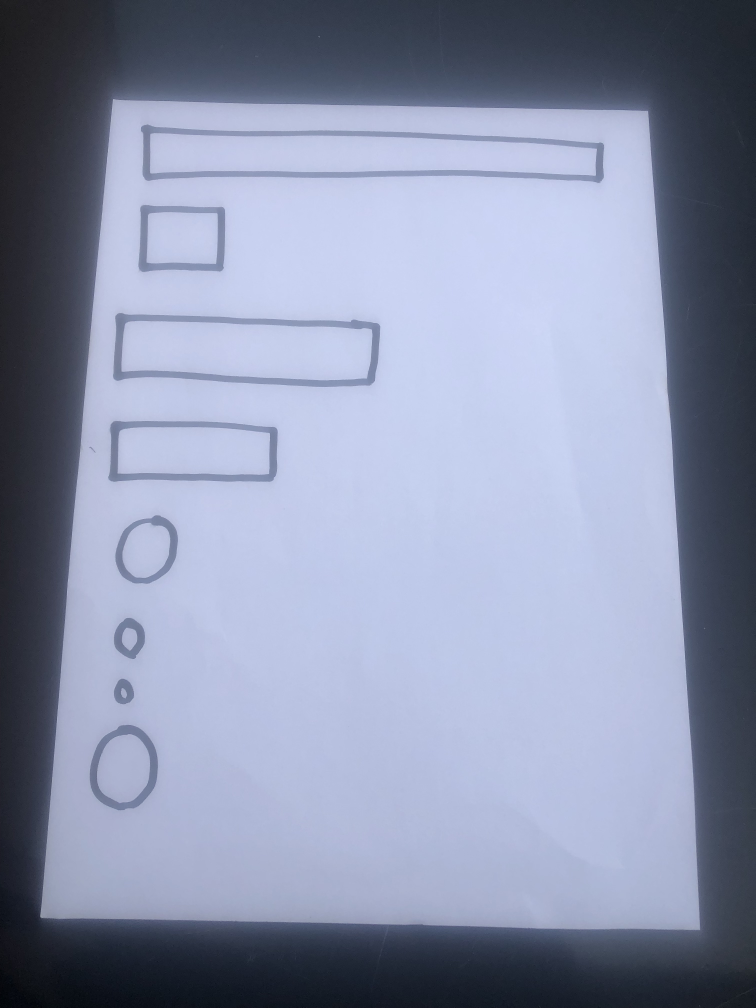
#> input picture Test Images/test_img_11.jpg, 3024 x 4032 px (shown at 1/4 size)
$ python main.py --image 'Test Images/test_img_11.jpg' --output_filename out.png
#> lines starting #> are read from the running program, lines starting #| are printed output that depends on the picture; after the words box and inside, x2 and y2 are one past the last pixel; in counts of white or black regions, pixels touching at a corner belong together
#> further down, image is the input picture: shape (4032, 3024, 3); mean B, G, R 170, 145.3, 137.5
### functions.py
import cv2, imutils, math, logging
import numpy as np


logging.basicConfig(level=logging.WARNING)

"""
By Dr. Adrian Rosebrock

See implementation details here: https://pyimagesearch.com/2014/08/25/4-point-opencv-getperspective-transform-example/
"""

def order_points(pts):
	# initialzie a list of coordinates that will be ordered
	# such that the first entry in the list is the top-left,
	# the second entry is the top-right, the third is the
	# bottom-right, and the fourth is the bottom-left
	rect = np.zeros((4, 2), dtype = "float32")
	# the top-left point will have the smallest sum, whereas
	# the bottom-right point will have the largest sum
	s = pts.sum(axis = 1)
	rect[0] = pts[np.argmin(s)]
	rect[2] = pts[np.argmax(s)]
	# now, compute the difference between the points, the
	# top-right point will have the smallest difference,
	# whereas the bottom-left will have the largest difference
	diff = np.diff(pts, axis = 1)
	rect[1] = pts[np.argmin(diff)]
	rect[3] = pts[np.argmax(diff)]
	# return the ordered coordinates
	return rect

def four_point_transform(image, pts):
	# obtain a consistent order of the points and unpack them
	# individually
	rect = order_points(pts)
	(tl, tr, br, bl) = rect
	# compute the width of the new image, which will be the
	# maximum distance between bottom-right and bottom-left
	# x-coordiates or the top-right and top-left x-coordinates
	widthA = np.sqrt(((br[0] - bl[0]) ** 2) + ((br[1] - bl[1]) ** 2))
	widthB = np.sqrt(((tr[0] - tl[0]) ** 2) + ((tr[1] - tl[1]) ** 2))
	maxWidth = max(int(widthA), int(widthB))
	# compute the height of the new image, which will be the
	# maximum distance between the top-right and bottom-right
	# y-coordinates or the top-left and bottom-left y-coordinates
	heightA = np.sqrt(((tr[0] - br[0]) ** 2) + ((tr[1] - br[1]) ** 2))
	heightB = np.sqrt(((tl[0] - bl[0]) ** 2) + ((tl[1] - bl[1]) ** 2))
	maxHeight = max(int(heightA), int(heightB))
	# now that we have the dimensions of the new image, construct
	# the set of destination points to obtain a "birds eye view",
	# (i.e. top-down view) of the image, again specifying points
	# in the top-left, top-right, bottom-right, and bottom-left
	# order
	dst = np.array([
		[0, 0],
		[maxWidth - 1, 0],
		[maxWidth - 1, maxHeight - 1],
		[0, maxHeight - 1]], dtype = "float32")
	# compute the perspective transform matrix and then apply it
	M = cv2.getPerspectiveTransform(rect, dst)
	warped = cv2.warpPerspective(image, M, (maxWidth, maxHeight))
	# return the warped image
	return warped

def nothing(x):
    pass


def get_top_down_view(image, show_output=True):
#> called with show_output = True
    outline = None
    original_image = image.copy()
    ratio = image.shape[0] / 500.0 # maintain aspect ratio for further processing
     # keep a copy of the original image
    image = imutils.resize(image, height = 500) # resize image to have a height of 500px
#> image: shape (500, 375, 3)

    gray = cv2.cvtColor(image, cv2.COLOR_BGR2GRAY)
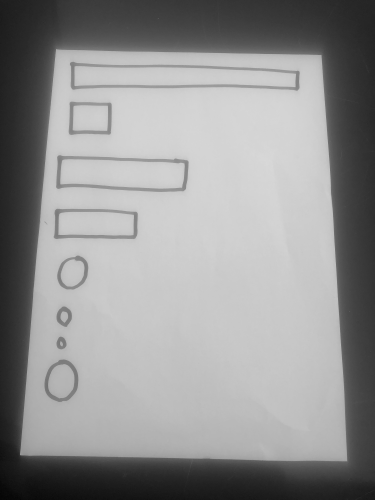
#> gray: shape (500, 375); min 5, max 216, mean 145.8
    gray = cv2.GaussianBlur(gray, (5, 5), 0) # applying a gaussian blur with a 5 x 5 kernel window to remove high freq noise from image to better detect edges
    # for more info on gaussian blur, see here: https://pyimagesearch.com/2021/04/28/opencv-smoothing-and-blurring/

    edged = cv2.Canny(gray, 75, 200)
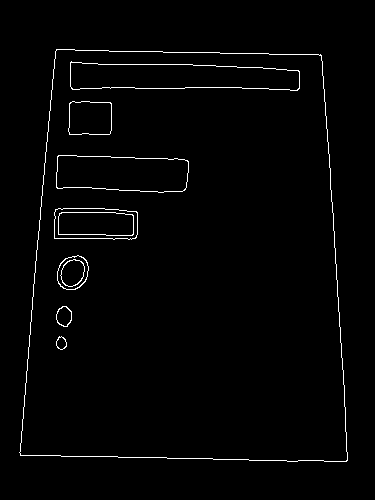
#> edged: shape (500, 375); 1.7% white in thin lines or dots, all inside (x1, y1, x2, y2) = (19, 49, 348, 462)
    # see info on edge detection here: https://pyimagesearch.com/2021/05/12/opencv-edge-detection-cv2-canny/

    if show_output:
        cv2.namedWindow("Edge Detection")
        cv2.createTrackbar("lower", "Edge Detection", 75, 100, nothing)
        cv2.createTrackbar("upper", "Edge Detection", 200, 400, nothing)
        while True:
            cv2.imshow("Edge Detection", edged)
            upper = cv2.getTrackbarPos("upper", "Edge Detection")
            lower = cv2.getTrackbarPos("lower", "Edge Detection")
            edged = cv2.Canny(gray, lower, upper)
            if cv2.waitKey(1) == ord('q'):
#> (key q is pressed here)
                break
        cv2.destroyWindow("Edge Detection")

    # find contours in edge detected image and use this contours to get the full outline of the paper
    contours = cv2.findContours(edged, cv2.RETR_LIST, cv2.CHAIN_APPROX_SIMPLE)
#> contours = 20 contours; largest, box (x1, y1, x2, y2) and area: (19, 49, 348, 462) 121064, (19, 49, 348, 462) 121060, (70, 61, 300, 91) 5166, (70, 62, 300, 91) 5159, (56, 155, 189, 193) 4218
    # find contours manipulates the image passed in... be sure to make a copy of the image if you plan on using it again
    # RETR_LIST tells find contours to abandon any parent-child relationships in contours found
    # CHAIN_APPROX_SIMPLE only compresses the contours (removes redundant points) and saves memory
    # see more on contours here: https://docs.opencv.org/4.x/d4/d73/tutorial_py_contours_begin.html

    contours = imutils.grab_contours(contours) # to account for how different versions of opencv return contours
    contours = sorted(contours, key=cv2.contourArea, reverse=True)[:5] # get the top 5 largest contours by area in descending order
#> contours = 5 contours; box (x1, y1, x2, y2) and area: (19, 49, 348, 462) 121064, (19, 49, 348, 462) 121060, (70, 61, 300, 91) 5166, (70, 62, 300, 91) 5159, (56, 155, 189, 193) 4218

    for c in contours:
        """
        arcLength() calculates a contour perimeter or curve length, the True flag tells the function that the perimeter is closed

        approxPolyDP() approximates the length of a polygonal curve, the 0.02 * peri is the approximation precision;
        0.02 was used here but this number can change depending on use case
        True tells approxPolyDP that the approximated curve is closed
        """
        contour_perimeter = cv2.arcLength(c, True)
        perimeter_approx = cv2.approxPolyDP(c, 0.02 * contour_perimeter, True)

        """
        since we've sorted our contours from largest to smallest, the first approximation that returns 4 (a contour with 4 points)
        would be the largest one and hence our paper in the image.
        We're making some assumptions here :)
        """
        if len(perimeter_approx) == 4:
            outline = perimeter_approx
            break
#> this loop made 1 pass
#> (contour_perimeter, outline) on pass 1: (1436.6, [[56, 49], [20, 455], [346, 461], [321, 55]])

    """
    The original image is what we'll use to obtain the top-down view. Hence we need to multiply the outline by the aspect ratio
    (remember the image was resized for faster processing)

    The outline was reshaped to suit the four_point_transform function implementation.

    We then apply thresholding to To obtain the black and white feel to the image, we then take the warped image,
    convert it to grayscale and apply adaptive thresholding on
    """
    if outline is None:
        logging.warning("NO OUTLINE DETECTED!!!")
        return None

    if show_output:
        cv2.drawContours(image, [outline], -1, (0, 255, 0), 2) # -1 parameter is to draw all contours, (0, 255, 0) is color, 2 is thickness
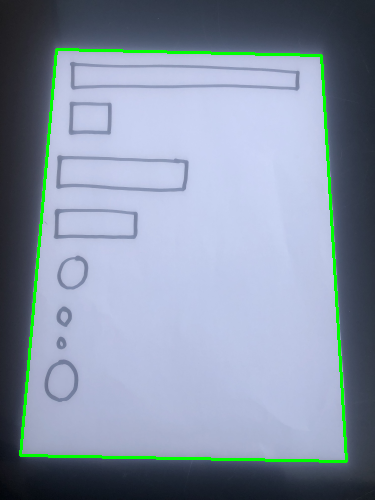
#> image: shape (500, 375, 3); mean of channels 0, 1, 2 165.9, 147.5, 134.2; drawn as B, G, R
        # apply transform to original image and resize the outline based on the pre-computed aspect ratio

        cv2.namedWindow("Paper Outline")
        cv2.imshow("Paper Outline", image)
        cv2.waitKey(0)
        cv2.destroyWindow("Paper Outline")

    warped = four_point_transform(original_image, outline.reshape(4, 2) * ratio)
#> in order_points, `s = pts.sum(axis = 1)`: s = [846.7, 3830.4, 6507.6, 3032.1]
#> in order_points, `diff = np.diff(pts, axis = 1)`: diff = [-56.45, 3507.8, 927.4, -2145]
#> in four_point_transform, `rect = order_points(pts)`: rect = [[451.6, 395.1], [2588.5, 443.5], [2790.1, 3717.5], [161.3, 3669.1]]
#> in four_point_transform, `(tl, tr, br, bl) = rect`: tl = [451.6, 395.1]; tr = [2588.5, 443.5]; br = [2790.1, 3717.5]; bl = [161.3, 3669.1]
#> in four_point_transform, `widthA = np.sqrt(((br[0] - bl[0]) ** 2) + ((br[1] - bl[1]) ** 2))`: widthA = 2629.3
#> in four_point_transform, `widthB = np.sqrt(((tr[0] - tl[0]) ** 2) + ((tr[1] - tl[1]) ** 2))`: widthB = 2137.5
#> in four_point_transform, `maxWidth = max(int(widthA), int(widthB))`: maxWidth = 2629
#> in four_point_transform, `heightA = np.sqrt(((tr[0] - br[0]) ** 2) + ((tr[1] - br[1]) ** 2))`: heightA = 3280.2
#> in four_point_transform, `heightB = np.sqrt(((tl[0] - bl[0]) ** 2) + ((tl[1] - bl[1]) ** 2))`: heightB = 3286.8
#> in four_point_transform, `maxHeight = max(int(heightA), int(heightB))`: maxHeight = 3286
#> in four_point_transform, `dst = np.array([ [0, 0], [maxWidth - 1, 0], [maxWidth - 1, maxHeight -..`: dst = [[0, 0], [2628, 0], [2628, 3285], [0, 3285]]
#> in four_point_transform, `M = cv2.getPerspectiveTransform(rect, dst)`: M = [[1.26, 0.111, -611.8], [-0.0287, 1.27, -487.1], [-2.96e-06, 7.21e-05, 1]]
#> in four_point_transform, `warped = cv2.warpPerspective(image, M, (maxWidth, maxHeight))`:
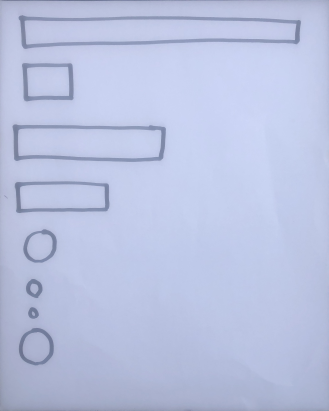
#> warped: shape (3286, 2629, 3) (shown at 1/8 size); mean B, G, R 224.9, 194.8, 186
    warped = cv2.cvtColor(warped, cv2.COLOR_BGR2GRAY)
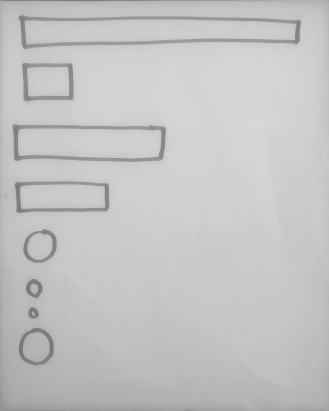
#> warped: shape (3286, 2629) (shown at 1/8 size); min 92, max 224, mean 195.6
    return warped

def sort_list(data, key):
    data.sort(key = lambda x: x[key][1])
    return data

def detect_shapes(image, duplicate_threshold=6, delta=5, show_output=True):
    """
    This function takes in an image (preferably after the original image has been processed to give a top-down view) and returns a
    dictionary containing all the shapes detected, the location of the centroids and the dimensions (where applicable)

    For now the function can only detect rectangles, squares and circles. This is done by estimating the contour perimeters of the outline
    or shape in the image.

    Anything not inferred to be a square or rectangle is assumed to be a circle.

    The delta value determines what is contained in a row. It is a threshold value. If the difference of the vertical (y) component of the
    centroids of two shapes is less than delta, then the shapes are considered to be on the same row
    """
#> called with duplicate_threshold = 2, delta = 5, show_output = True
    data_list = [] # for storing contour data
    shape = 'unknown'
    shape_layout = {} # for saving data after arranging into rows and columns
    rows = 0
    last_centroid = (0, 0)
    render_dict = {} # for storing final form data

    image = imutils.resize(image, height = 500) # resize image to have a height of 500px
#> image: shape (500, 400)
    if len(image.shape) >= 3: # change to grayscale if image is colored
        image = cv2.cvtColor(image, cv2.COLOR_BGR2GRAY)

    gray = cv2.GaussianBlur(image, (7, 7), 0) # applying a gaussian blur with a 7 x 7 kernel window to remove high freq noise from image to better detect edges
#> gray: shape (500, 400)
    # for more info on gaussian blur, see here: https://pyimagesearch.com/2021/04/28/opencv-smoothing-and-blurring/

    # Applying adaptive thresholding using gaussian mean
    threshold = cv2.adaptiveThreshold(gray, 255, cv2.ADAPTIVE_THRESH_GAUSSIAN_C, cv2.THRESH_BINARY_INV, 21, 10)
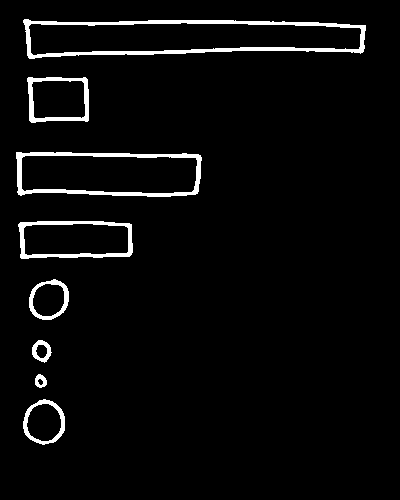
#> threshold: shape (500, 400); 3.8% white; 8 white regions

    # find contours in image
    contours = cv2.findContours(threshold, cv2.RETR_LIST, cv2.CHAIN_APPROX_SIMPLE)
#> contours = 16 contours; largest, box (x1, y1, x2, y2) and area: (23, 19, 366, 59) 10500, (28, 22, 362, 56) 8498, (16, 152, 202, 197) 7458, (21, 155, 198, 194) 6154, (18, 221, 133, 259) 3900
    contours = imutils.grab_contours(contours) # to account for how different versions of opencv return contours

    # The following block of code process all the found contours.
    # If a contour has an area less than 50, it is considered a contour from noise and not from a shape, hence it is discarded
    for c in contours:
        area = cv2.contourArea(c)
        if area < 50: # discard smaller contours as they may just be as a result of noise
            continue

        M = cv2.moments(c)
        cX = int((M["m10"] / M["m00"]))
        cY = int((M["m01"] / M["m00"]))
        contour_data = {"centroid": tuple([cX, cY]), "contour": c}
        data_list.append(contour_data)
#> this loop made 16 passes
#> (area, cX, cY) on passes 1, 2, 4, 5, 6, 7, 8, 9: (1034.5, 43, 422), (1425.5, 43, 421), (111, 40, 380), (128, 41, 350), (300, 41, 350), (859, 48, 299), (1228.5, 48, 299), (3084.5, 75, 238)
#> after the loop, data_list = 15 items

    data_list = sort_list(data_list, 'centroid') # sort list in ascending order by y-axis of centroids
    for data in data_list:
        c = data["contour"]
        centroid = data["centroid"]
        contour_perimeter = cv2.arcLength(c, True)

        # perform shape detection with Douglas-Pecker Algorithm
        # More info here: https://docs.opencv.org/4.x/d3/dc0/group__imgproc__shape.html#ga0012a5fdaea70b8a9970165d98722b4c
        perimeter_approx = cv2.approxPolyDP(c, 0.01 * contour_perimeter, True)
        if len(perimeter_approx) < 9: # allowance since freehand drawing
            x, y, w, h = cv2.boundingRect(c)
            aspect_ratio = w/float(h)
            if h >= 70:
                shape = 'rectangle2'
            else:
                shape  = 'square' if aspect_ratio >= 0.9 and aspect_ratio <= 1.5 else 'rectangle1' # can play around with the values for aspect ratio
            shape_data = {"shape": shape, "centroid": centroid, "width": w, "height": h, 'perimeter': (x, y, w, h)}

        else:
            shape = 'circle'
            shape_data = {"shape": shape, "centroid": centroid, "width": None, "height": None, 'perimeter': [perimeter_approx]}

        """
        This block of code determines which inputs are on the same row. This computation is done based on a threshold value called delta.
        If the difference between the y-components of the two inputs are less than delta, then the inputs are considered to be on the same
        row
        """
        difference = abs(centroid[1] - last_centroid[1]) # |y2 - y1|
        if difference <= delta:
            try:
                shape_layout[f"row{rows}"].append(shape_data)
            except: shape_layout[f"row{rows}"] = [shape_data]
        else:
            rows += 1
            try:
                shape_layout[f"row{rows}"].append(shape_data)
            except: shape_layout[f"row{rows}"] = [shape_data]
        last_centroid = centroid
#> this loop made 15 passes
#> (contour_perimeter, perimeter_approx, x, y, w, h, aspect_ratio, shape) on passes 2, 6: (760.7, [[23, 20], [29, 58], [364, 48], [365, 25]], 23, 19, 343, 40, 8.57, 'rectangle1'), (455, [[16, 152], [20, 195], [198, 191], [198, 154]], 16, 152, 186, 45, 4.13, 'rectangle1')
#> after the loop, rows = 8; shape_layout = 8 items

    # perform filtering on dictionary to remove duplicate values
    last_centroid = (0, 0)
    for key in shape_layout.keys():
        x = []
        last_centroid = (0, 0)
        # for each row, sort all shapes by the x component of the centroid and remove duplicate values
        # A duplicate is found is the difference between two x components is less than the duplicate_threshold. In that case, one shape is discarded
        for elem in sorted(shape_layout[key], key=lambda x: x['centroid'][0]):
            centroid = elem['centroid']
            difference = centroid[0] - last_centroid[0]
            if abs(difference) > duplicate_threshold:
                x.append(elem)
            last_centroid = centroid
        render_dict[key] = x
#> this loop made 8 passes
#> after the loop, render_dict = 8 items

    # For displaying intermediate output
    if show_output:
        for value in render_dict.values():
            for elem in value:
                centroid = elem['centroid']
                perimeter = elem['perimeter']
                shape = elem['shape']
                if shape == 'circle':
                    cv2.drawContours(image, perimeter, -1, (0, 0, 255), 2)
                else:
                    x = perimeter[0]; y = perimeter[1]; w = perimeter[2]; h = perimeter[3];
                    cv2.rectangle(image, (x, y), (x + w, y + h), (0, 255,0), 2)
                elem['perimeter'] = None # discard perimeter data after use since it is no longer needed
                cv2.circle(image, centroid, 2, (0, 0, 255), 4)
                cv2.putText(image, shape, (centroid[0]+4, centroid[1]), cv2.FONT_HERSHEY_SIMPLEX, 0.5, (0, 0, 255), 1)
#> this loop made 8 passes
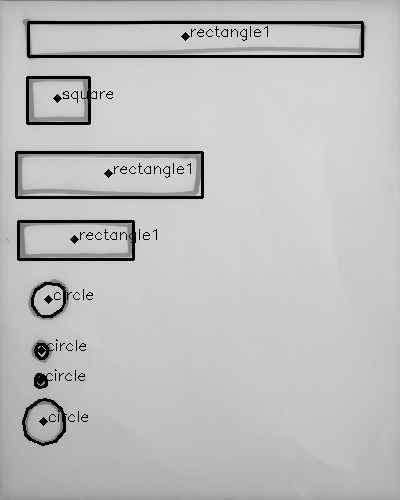
#> image: shape (500, 400); min 0, max 216, mean 189
#> after the loop, elem = 5 items

        cv2.namedWindow("Shapes")
        cv2.imshow("Shapes", image)
        cv2.waitKey(0)
        cv2.destroyWindow("Shapes")
    if not render_dict:
        logging.warning("NO SHAPES FOUND!!!")
    return render_dict

def generate_output_html(data, filename):
    rendering_data = {
        "rectangle1": {
            "input_type": """<input type="text" class="form-control" placeholder="rectangle" aria-label="" aria-describedby="">""",
            "name":"Text Input"
            },

        "rectangle2": {
            "input_type": """<textarea class="form-control" id="" rows="3"></textarea>""",
            "name":"Text Input"
            },

        "square"   : {
            'input_type': """<input class="form-check-input" type="checkbox" value="" id="">""",
            'name':'Checkbox'
            },

        "circle"   : {'input_type': """<input class="form-check-input" type="radio" name="" id="">""", 'name':'Radio Button'}
    }

    form_data = ''

    ext = filename.split(".")[-1]
    if ext != "html":
        filename += ".html"

    for keys in data.keys():
        form_data += """\n\t\t\t<div class="row mb-3">"""
        for element in data[keys]:
            shape = element['shape']
            if shape == "circle":
                column_width = 'auto'
            else:
                shape_width = element['width']
                column_width = math.ceil(float(shape_width/400) * 12)
            input_data = rendering_data[shape]['input_type']
            form_data += f"""
                <div class="col-{column_width}">
                    <label for="" class="form-label">{rendering_data[element['shape']]['name']}</label>
                    {input_data}
                </div>
            """
        form_data +=  '</div>'

    html = f"""
        <!doctype html>
        <html lang="en">
        <head>
            <!-- Required meta tags -->
            <meta charset="utf-8">
            <meta name="viewport" content="width=device-width, initial-scale=1">

            <!-- Bootstrap CSS -->
            <link href="https://cdn.jsdelivr.net/npm/bootstrap@5.0.2/dist/css/bootstrap.min.css" rel="stylesheet" integrity="sha384-EVSTQN3/azprG1Anm3QDgpJLIm9Nao0Yz1ztcQTwFspd3yD65VohhpuuCOmLASjC" crossorigin="anonymous">

            <title>Image2HTML</title>
        </head>
        <body>
            <div class="container-sm mt-4">
                <form class="d-block mx-auto border p-4">
                    {form_data}
                </form>
            </div>

            <style>
                form {{
                    width: 85%;
                    background-color: #FFFF;
                    border-radius: 15px;
                }}

                body {{
                    background-color: #F5F5F5;
                }}
            </style>

            <!-- Option 1: Bootstrap Bundle with Popper -->
            <script src="https://cdn.jsdelivr.net/npm/bootstrap@5.0.2/dist/js/bootstrap.bundle.min.js" integrity="sha384-MrcW6ZMFYlzcLA8Nl+NtUVF0sA7MsXsP1UyJoMp4YLEuNSfAP+JcXn/tWtIaxVXM" crossorigin="anonymous"></script>
        </body>
        </html>

    """

    with open(f"{filename}", "w") as out_file:
        out_file.write(html)

### main.py
import cv2, argparse
from functions import get_top_down_view, detect_shapes, generate_output_html

parser =  argparse.ArgumentParser()
parser.add_argument("-i", "--image", required=True, help='Filename for input image')
parser.add_argument("-o", "--output_filename", required=True, help='Filename for output HTML')
parser.add_argument("-t", "--skip_perspective_transform", default=False, help='Skip processing of cropping region of interest')
parser.add_argument("-s", "--show_output", default=True, help="Show intermediate outputs")

args = vars(parser.parse_args())

image_path = args['image']
output_filename = args['output_filename']
image = cv2.imread(image_path)

skip_perspective_transform = args['skip_perspective_transform'] # set to true if you already have a cropped image of your form use False if you don't want intermediate outputs
# but it is highly recommended that you leave it as True  because you might need to tweak some values for performing edge detection
show_output = args['show_output']

if skip_perspective_transform:
    data = detect_shapes(image, duplicate_threshold=2, delta=5, show_output=show_output)
else:
    warped_image = get_top_down_view(image, show_output=show_output)
    data = detect_shapes(warped_image, duplicate_threshold=2, delta=5, show_output=show_output) if warped_image is not None else None
#> data = 8 items

if data:
    generate_output_html(data, output_filename)
#> the loop in generate_output_html, `for keys in data.keys():` made 8 passes
# if no shape is found, no output file will be created
